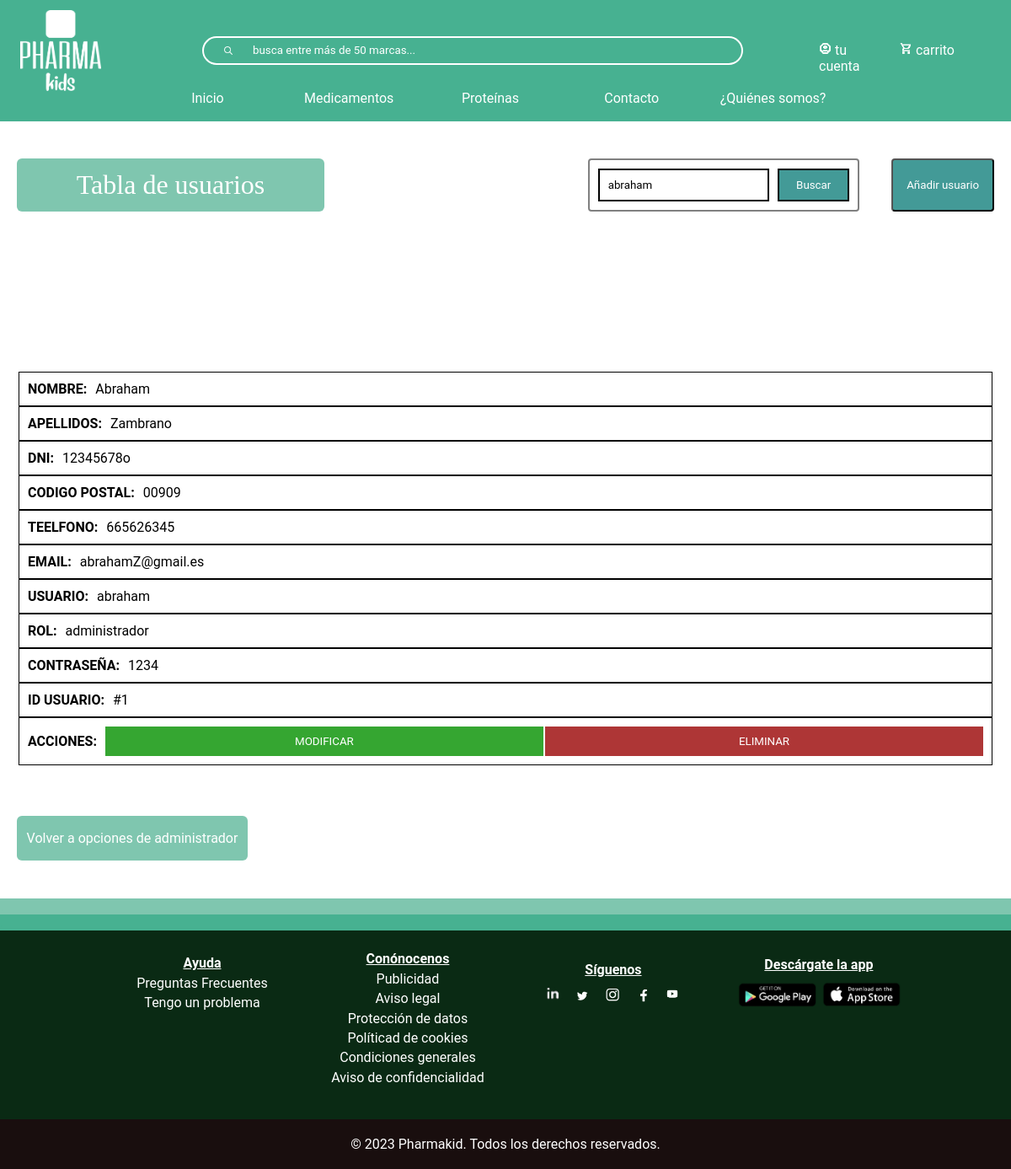
Screenshot of /buscar-usuario.php?busqueda=Abraham with the database file from the repository.
### tables this page shows
CREATE TABLE `usuario` (
  `codigoPostal` varchar(5) NOT NULL,
  `nombre` varchar(50) NOT NULL,
  `apellidos` varchar(100) NOT NULL,
  `email` varchar(100) NOT NULL,
  `usuario` varchar(50) NOT NULL,
  `telefono` int(9) NOT NULL,
  `contrasena` varchar(50) NOT NULL,
  `dni` varchar(9) NOT NULL,
  `idUsuario` varchar(10) NOT NULL,
  `rol` varchar(20) NOT NULL
);

### buscar-usuario.php (the view, shortened to what this page needs)
<?php
include_once("bbdd/connexionBaseDeDatos.php");
?>
<!DOCTYPE html>
<html lang="en">
<head>
    <link rel="stylesheet" type="text/css" href="css/index.css" >
    <link rel="stylesheet" type="text/css" href="css/header.css" >
    <link rel="stylesheet" type="text/css" href="css/footer.css" >
    <link rel="stylesheet" type="text/css" href="css/tablas.css" >
</head>
<body>
<?php require("footerHeader/header.php")?>
<?php
$busqueda = strtolower($_REQUEST['busqueda']);
?>
<div id="divTabla">
    <div class="contenedor-botones">
    <h1>Tabla de usuarios</h1>
    <div class="conjunto-buscar-anadir">
        <form action="buscar-usuario.php" class="form-busqueda" method="get" name="formu">
            <div class="botones-filtrar" style="display:flex">
                <input class="input-busqueda" name="busqueda" type="text" placeholder="Buscar" value="<?php echo $busqueda; ?>"/>
                <input class="btn-busqueda" type="submit" value="Buscar"/>
            </div>
        </form>
        <button id="anadirButton">Añadir usuario</button>
    </div>
</div>
<?php
$sql = mysqli_query($conexion, "SELECT * FROM usuario
WHERE nombre LIKE '%$busqueda%'
ORDER BY nombre ASC
");
$resultado = mysqli_num_rows($sql);
if($resultado > 0){
    echo "
    <table id='tabla-user'>
        <thead>
        <tr>
            <th>NOMBRE</th>
            <th>APELLIDOS</th>
            <th>DNI</th>
            <th>CÓDIGO POSTAL</th>
            <th>TELEFONO</th>
            <th>EMAIL</th>
            <th>USUARIO</th>
            <th>ROL</th>
            <th>CONTRASEÑA</th>
            <th>ID USUARIO</th>
            <th>ACCIONES</th>
    </thead>
        </tr>
    <tbody class='clase_tbody'>";
    while ($row = mysqli_fetch_assoc($sql)) {
        $nombre = $row["nombre"];
        $apellido = $row['apellidos'];
        $dni = $row["dni"];
        $cp = $row["codigoPostal"];
        $telefono = $row["telefono"];
        $email = $row["email"];
        $usuario = $row["usuario"];
        $rol = $row["rol"];
        $contrasena = $row["contrasena"];
        $idUsuario = $row["idUsuario"];
        echo"
    <tr>
    <td titulo='NOMBRE:'>$nombre</td>
    <td titulo='APELLIDOS:'>$apellido</td>
    <td titulo='DNI:'>$dni</td>
    <td titulo='CODIGO POSTAL:'>$cp</td>
    <td titulo='TEELFONO:'>$telefono</td>
    <td titulo='EMAIL:'>$email</td>
    <td titulo='USUARIO:'>$usuario</td>
    <td titulo='ROL:'>$rol</td>
    <td titulo='CONTRASEÑA:'>$contrasena</td>
    <td titulo='ID USUARIO:'>$idUsuario</td>
        <td titulo='ACCIONES:' class='td-btn'>
                <button class='modificar'>MODIFICAR</button>
                <button class='eliminar'>ELIMINAR</button>
        </td>
    </tr>
            ";
        }
        echo "</tbody>";
}
else
{
echo "<h3 style='text-align:-webkit-center'>No encontrado</h3>";
}
?>
</table>
<a href="administrador.php">Volver a opciones de administrador</a>
</div>
<?php require("footerHeader/footer.php")?>
</body>
</html>

### css/index.css (style rules this page uses)
* { font-family: "Roboto"; padding: 0; margin: 0; box-sizing: border-box; }

### css/header.css (style rules this page uses)
* { margin: 0; box-sizing: border-box; }
a { text-decoration: none; }

### css/tablas.css (style rules this page uses)
table { width: 100%; }
.conjunto-buscar-anadir { display: flex; justify-content: space-between; gap: 38px; }
#divTabla { margin: auto; display: flex; flex-direction: column; width: 100%; padding: 45px 20px; text-align: center; margin-top: 143px; }
.contenedor-botones { display: flex; justify-content: space-between; margin-bottom: 5%; }
#anadirButton { width: 26% ; background-color: #439A97; color: white; border-radius: 4px; cursor: pointer; padding: 10px; transition: .3s; }
#divTabla form { margin-left: 0; }
#divTabla h1 { text-align: center; color: #FFFFFF; background-color: #7FC6AF; border-radius: 6px; width: 100%; text-align: center; max-width: 365px; padding: 4px; font-weight: normal; font-family: Manrope; display: flex; justify-content: center; align-items: center; }
table { width: 100%; border-radius: 20px; margin-top: 100px; }
#divTabla #tabla-user td, #divTabla #tabla_medicamento td { color: #000; border-spacing: 4px; border-collapse: separate; padding: 5px; text-align: center; }
#divTabla > a, #divTablaProteina a { margin-top: 5%; background-color: #7FC6AF; border-radius: 6px; width: 100%; padding: 17px 0; max-width: 274px; border: none; color: white; transition: .3s; }
.btn-busqueda-proteina, .btn-busqueda { color: white; border: 2px solid black; background-color: #439A97; margin-left: 10px; padding: 10px 20px; cursor: pointer; transition: .3s; }
.form-busqueda { display: flex; float: right; background-color: initial; padding: 10px; border-radius: 4px; border: 2px solid gray; }
.form-busqueda .input-busqueda { display: flex; width: 100%; border: 2px solid black; padding: 10px }
#divTabla .td-btn { width: 100%; background-color: #F1F1F1; display: flex; padding: 0; height: 100%; align-items: center; }
.modificar { background-color: #35a631; color: white; padding: 10px; margin-right: 2px; width: 100%; border: none; cursor: pointer; transition: .3s; }
.eliminar { width: 100%; background-color: #ae3636; color: white; padding: 10px; border: none; cursor: pointer; transition: .3s; }
#divTabla table td:last-child { background-color: #fff; }
@media screen and (max-width:1277px) { #divTabla table td:last-child { padding: 10px; background-color: initial; justify-content: initial; } }
@media screen and (max-width:1267px) { #divTabla table td:last-child, #divTablaProteina table td:last-child { padding: 10px; background-color: initial; justify-content: initial; } }
@media screen and (max-width:1267px) { #tabla-user tr, #tabla_proteina tr, #tabla_Medico tr, #tabla_citas tr { display: flex; flex-direction: column; } }
@media screen and (max-width:1267px) { #tabla-user .clase_tbody, #tabla_proteina .clase_tbody, #tabla_Medico .clase_tbody, #tabla_citas .clase_tbody { margin-top: 30px; display: grid; grid-template-columns: repeat(auto-fit, minmax(350px, 1fr)); grid-gap: 30px; width: 100%; transition: .3s; } }
@media screen and (max-width:1267px) { #divTabla #tabla-user td[titulo], #divTablaProteina #tabla_proteina td[titulo], #divTabla #tabla_Medico td[titulo], #divTabla #tabla_citas td[titulo] { display: flex; padding: 10px; border: 1px solid black; } }
@media screen and (max-width:1267px) { #tabla-user td[titulo]::before, #tabla_proteina td[titulo]::before, #tabla_Medico td[titulo]::before, #tabla_citas td[titulo]::before { content: attr(titulo); padding: 0 10px 0 0; font-weight: bold; text-transform: uppercase; } }

### rows the page displays
usuario: nombre "Abraham", apellidos "Zambrano", dni "12345678o", codigoPostal "00909", telefono "665626345", email "abrahamZ@gmail.es", usuario "abraham", rol "administrador", contrasena "1234", idUsuario "#1"
